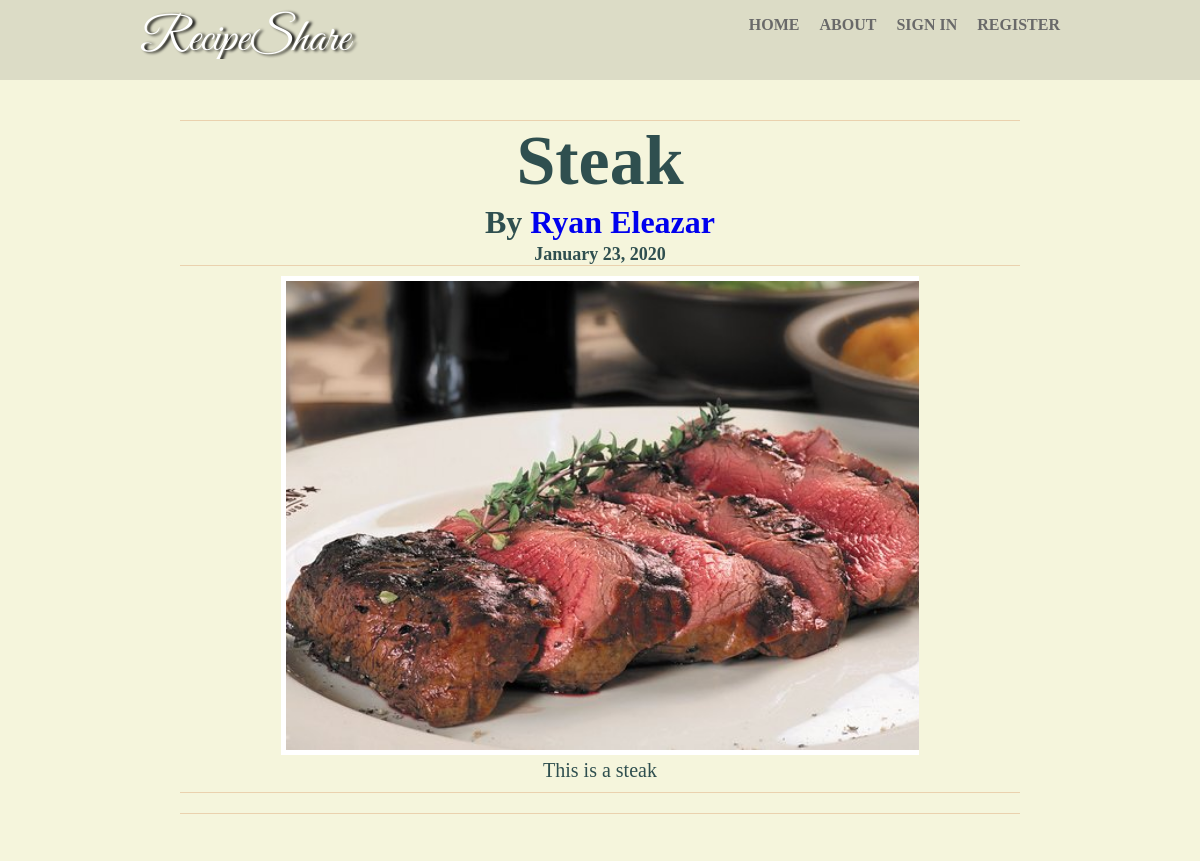
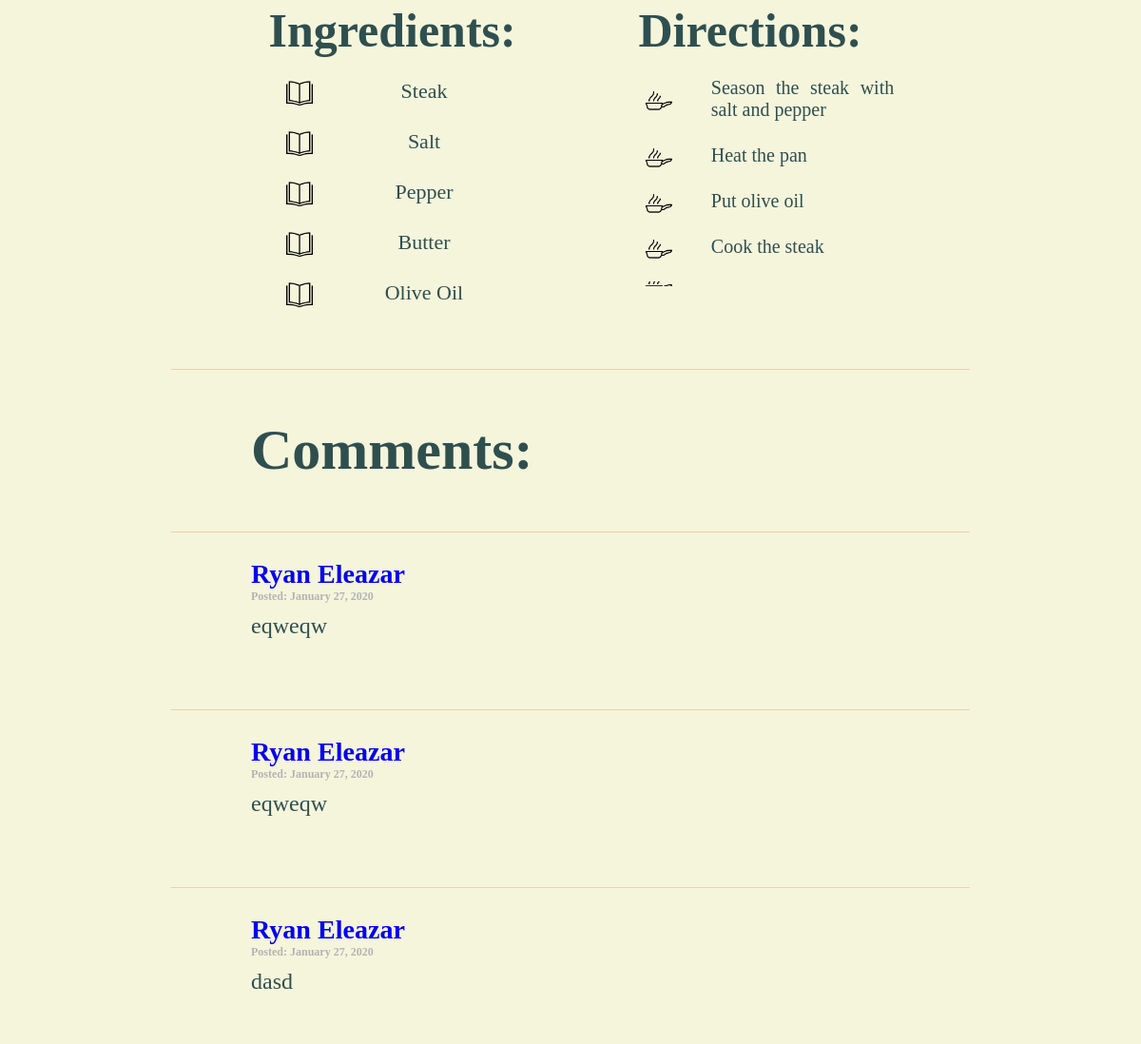
The page /article/1/Steak on the database its author committed (2 pictures, top to bottom).
### tables this page shows
CREATE TABLE recipe(id INTEGER  PRIMARY KEY, dishname VARCHAR(100) NOT NULL, description TEXT NOT NULL, ingredients TEXT NOT NULL, directions TEXT NOT NULL, imagename VARCHAR(100) NOT NULL, author VARCHAR(100) NOT NULL, datetoday VARCHAR(100) NOT NULL);

CREATE TABLE user(id INTEGER  PRIMARY KEY, username VARCHAR(100) NOT NULL, password VARCHAR(100) NOT NULL, email VARCHAR(100) NOT NULL, firstname VARCHAR(100) NOT NULL, lastname VARCHAR(100) NOT NULL );

CREATE TABLE comments(comments TEXT NOT NULL, id INTEGER NOT NULL, user VARCHAR(100) NOT NULL, datetoday VARCHAR(100) NOT NULL);

### application.py (the view, shortened to what this page needs)
@app.route('/article/<id>/<dishname>', methods=['POST', 'GET'])
@app.route('/')
def article(id,dishname):
    with sqlite3.connect('database.db') as conn:
        cur = conn.cursor()
        cur.execute("SELECT recipe.dishname, user.firstname, user.lastname, recipe.imagename, recipe.description, recipe.ingredients, recipe.directions,recipe.id,recipe.author,recipe.datetoday,user.username FROM recipe INNER JOIN user ON recipe.author = user.username WHERE recipe.id = ?", [id])
        recipe = cur.fetchall()
        cur = conn.cursor()
        cur.execute("SELECT user.firstname, user.lastname, comments.comments,comments.datetoday,user.username FROM user INNER JOIN comments ON user.username = comments.user WHERE comments.id = ?",[id])
        usercomment = cur.fetchall()
    return render_template('article.html', recipe=recipe, usercomment = usercomment)

### templates/article.html (shortened to what this page needs)
{% extends "layout.html" %}
{% block content %}
<header class = 'loginnav'>
		<div class="container">
			<nav>
				{% if session['username'] %}
		        <a href = {{ url_for("home", username = session['username'])}}><h2>RecipeShare</h2></a>
		        {% else %}
		        <a href = {{ url_for("home")}}><h2>RecipeShare</h2></a>
		        {% endif %}
				<ul>
					{% if not session['username'] %}
							<li><a href = {{ url_for("register")}} >Register</a></li>
							<li><a href = {{ url_for("login")}}>Sign in</a></li>
					{% else %}
							<li id = 'LogoutButton' ><a href = {{ url_for("logout")}}>Logout</a></li>
					{% endif %}
							<li><a href = {{ url_for("about")}}>About</a></li>
					{% if not session['username'] %}
							<li><a href = {{ url_for("home")}}>Home</a></li>
					{% else %}
							<li><a href = {{ url_for("profile", username = session['username'])}}>Profile({{session['username']}})</a></li>
							<li><a href = {{ url_for("home", username = session['username'])}}>Home</a></li>
					{% endif %}
				</ul>
			</nav>
		</div>
</header>
<section id = 'recipeshowcase'>
	{% for n in recipe %}
	<article id = 'dishnamesummarygroup'>
		<article id = 'dishnameshowcase'>
			<div class = 'container'>
				<h2>{{n[0]}}</h2>
			</div>
			<div class = 'container'>
				<h4>By <a href = {{ url_for("profile", username = n[10]) }}>{{n[1]}} {{n[2]}}</a></h4>
				<h5>{{n[9]}}</h5>
			</div>
		</article>
		<article id = 'pictureshowcase'>
			<div class = 'container'>
				<img src = "{{ url_for('static' , filename = 'images/recipeimages/' + n[3])}}" ><br>
			</div>
			<div class = 'container'>
				<p>{{n[4]}}</p>
			</div>
		</article>
	</article>
	<article class = 'links'>
	</article>
	<article id = 'dishnamesummarygroup2'>
		<article id = 'ingredientsshowcase'>
			<div class = 'container'>
				<h1> Ingredients:</h1>
				{% set ing = n[5].split('\n') %}
				{% for x in ing %}
				<ul>
					<li>{{x}}</li>
				</ul>
				{% endfor %}
			</div>
		</article>
		<article id = 'directionsshowcase'>
			<div class = 'container'>
				<h1>Directions:</h1>
				{% set dir = n[6].split('\n') %}
				{% for y in dir %}
				<ul>
					<li> {{y}}</li>
				</ul>
				{% endfor %}
			</div>
		</article>
	</article>
	{% endfor %}
		<div class = 'commentheader'>
			<h1>Comments:</h1>
		</div>
	<section id = 'commentsection'>
		{% for m in usercomment %}
		<div class = 'comments'>
			<div class ='container'>
					<a href = {{ url_for("profile", username = m[4]) }}><h3> {{m[0]}} {{m[1]}}</h3></a>
					<h6>Posted: {{m[3]}}</h6>
					<p>{{m[2]}}</p>
				</div>
			</div>
			{% endfor %}
		</div>
{% endblock %}

### templates/layout.html (shortened to what this page needs)
<!DOCTYPE html>
<html lang="en">
	<head>
		<link rel="stylesheet" type="text/css" href = "{{ url_for('static', filename ='style.css')}}">
	</head>
		<body>
			<div id = 'fullbodycontainer'>
				<div class = 'main'>
					{% block content %}{% endblock %}
				</div>
		</body>
</html>

### rows shown on the page
recipe: dishname "Steak", firstname "Ryan", lastname "Eleazar", datetoday "January 23, 2020", imagename (picture), description "This is a steak", ing "Steak" "Salt" "Pepper" "Butter" "Olive Oil", dir "Season the steak with salt and pepper" "Heat the pan" "Put olive oil" "Cook the steak"
user: firstname "Ryan", lastname "Eleazar", datetoday "January 27, 2020", comments "eqweqw", comments "dasd"
